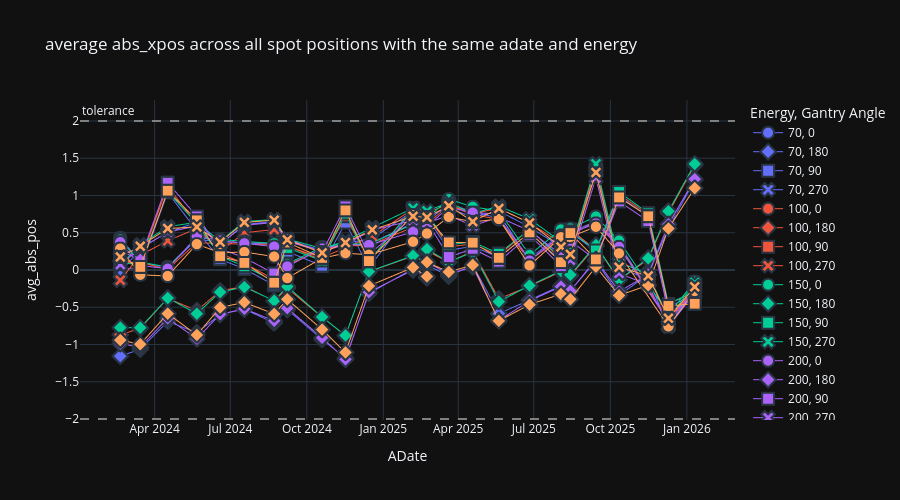

Source (notebook cell):
### Code cell
plotly_ave_spot_position(sub_df, "abs_xpos", "Gantry 1", "XRV-3000",  24)

### Figure 1 — Plotly figure (JSON) as saved in the notebook; plotly's stock layout.template omitted (floating-point values rounded to 4 significant figures; data arrays with more than 128 entries replaced by an {"elided": "..."} marker saying what was removed)
{"data": [{"hovertemplate": "Energy=70<br>Gantry Angle=0<br>ADate=%{x}<br>avg_abs_pos=%{y}<extra></extra>", "legendgroup": "70, 0", "marker": {"color": "#636efa", "symbol": "circle", "line": {"width": 2}, "size": 12}, "mode": "markers+lines", "name": "70, 0", "showlegend": true, "x": {"elided": "207 str values"}, "xaxis": "x", "y": {"elided": "207 float values"}, "yaxis": "y", "type": "scattergl", "line": {"width": 1}}, {"hovertemplate": "Energy=70<br>Gantry Angle=180<br>ADate=%{x}<br>avg_abs_pos=%{y}<extra></extra>", "legendgroup": "70, 180", "marker": {"color": "#636efa", "symbol": "diamond", "line": {"width": 2}, "size": 12}, "mode": "markers+lines", "name": "70, 180", "showlegend": true, "x": {"elided": "225 str values"}, "xaxis": "x", "y": {"elided": "225 float values"}, "yaxis": "y", "type": "scattergl", "line": {"width": 1}}, {"hovertemplate": "Energy=70<br>Gantry Angle=90<br>ADate=%{x}<br>avg_abs_pos=%{y}<extra></extra>", "legendgroup": "70, 90", "marker": {"color": "#636efa", "symbol": "square", "line": {"width": 2}, "size": 12}, "mode": "markers+lines", "name": "70, 90", "showlegend": true, "x": {"elided": "216 str values"}, "xaxis": "x", "y": {"elided": "216 float values"}, "yaxis": "y", "type": "scattergl", "line": {"width": 1}}, {"hovertemplate": "Energy=70<br>Gantry Angle=270<br>ADate=%{x}<br>avg_abs_pos=%{y}<extra></extra>", "legendgroup": "70, 270", "marker": {"color": "#636efa", "symbol": "x", "line": {"width": 2}, "size": 12}, "mode": "markers+lines", "name": "70, 270", "showlegend": true, "x": {"elided": "216 str values"}, "xaxis": "x", "y": {"elided": "216 float values"}, "yaxis": "y", "type": "scattergl", "line": {"width": 1}}, {"hovertemplate": "Energy=100<br>Gantry Angle=0<br>ADate=%{x}<br>avg_abs_pos=%{y}<extra></extra>", "legendgroup": "100, 0", "marker": {"color": "#EF553B", "symbol": "circle", "line": {"width": 2}, "size": 12}, "mode": "markers+lines", "name": "100, 0", "showlegend": true, "x": {"elided": "207 str values"}, "xaxis": "x", "y": {"elided": "207 float values"}, "yaxis": "y", "type": "scattergl", "line": {"width": 1}}, {"hovertemplate": "Energy=100<br>Gantry Angle=180<br>ADate=%{x}<br>avg_abs_pos=%{y}<extra></extra>", "legendgroup": "100, 180", "marker": {"color": "#EF553B", "symbol": "diamond", "line": {"width": 2}, "size": 12}, "mode": "markers+lines", "name": "100, 180", "showlegend": true, "x": {"elided": "225 str values"}, "xaxis": "x", "y": {"elided": "225 float values"}, "yaxis": "y", "type": "scattergl", "line": {"width": 1}}, {"hovertemplate": "Energy=100<br>Gantry Angle=90<br>ADate=%{x}<br>avg_abs_pos=%{y}<extra></extra>", "legendgroup": "100, 90", "marker": {"color": "#EF553B", "symbol": "square", "line": {"width": 2}, "size": 12}, "mode": "markers+lines", "name": "100, 90", "showlegend": true, "x": {"elided": "216 str values"}, "xaxis": "x", "y": {"elided": "216 float values"}, "yaxis": "y", "type": "scattergl", "line": {"width": 1}}, {"hovertemplate": "Energy=100<br>Gantry Angle=270<br>ADate=%{x}<br>avg_abs_pos=%{y}<extra></extra>", "legendgroup": "100, 270", "marker": {"color": "#EF553B", "symbol": "x", "line": {"width": 2}, "size": 12}, "mode": "markers+lines", "name": "100, 270", "showlegend": true, "x": {"elided": "216 str values"}, "xaxis": "x", "y": {"elided": "216 float values"}, "yaxis": "y", "type": "scattergl", "line": {"width": 1}}, {"hovertemplate": "Energy=150<br>Gantry Angle=0<br>ADate=%{x}<br>avg_abs_pos=%{y}<extra></extra>", "legendgroup": "150, 0", "marker": {"color": "#00cc96", "symbol": "circle", "line": {"width": 2}, "size": 12}, "mode": "markers+lines", "name": "150, 0", "showlegend": true, "x": {"elided": "207 str values"}, "xaxis": "x", "y": {"elided": "207 float values"}, "yaxis": "y", "type": "scattergl", "line": {"width": 1}}, {"hovertemplate": "Energy=150<br>Gantry Angle=180<br>ADate=%{x}<br>avg_abs_pos=%{y}<extra></extra>", "legendgroup": "150, 180", "marker": {"color": "#00cc96", "symbol": "diamond", "line": {"width": 2}, "size": 12}, "mode": "markers+lines", "name": "150, 180", "showlegend": true, "x": {"elided": "225 str values"}, "xaxis": "x", "y": {"elided": "225 float values"}, "yaxis": "y", "type": "scattergl", "line": {"width": 1}}, {"hovertemplate": "Energy=150<br>Gantry Angle=90<br>ADate=%{x}<br>avg_abs_pos=%{y}<extra></extra>", "legendgroup": "150, 90", "marker": {"color": "#00cc96", "symbol": "square", "line": {"width": 2}, "size": 12}, "mode": "markers+lines", "name": "150, 90", "showlegend": true, "x": {"elided": "216 str values"}, "xaxis": "x", "y": {"elided": "216 float values"}, "yaxis": "y", "type": "scattergl", "line": {"width": 1}}, {"hovertemplate": "Energy=150<br>Gantry Angle=270<br>ADate=%{x}<br>avg_abs_pos=%{y}<extra></extra>", "legendgroup": "150, 270", "marker": {"color": "#00cc96", "symbol": "x", "line": {"width": 2}, "size": 12}, "mode": "markers+lines", "name": "150, 270", "showlegend": true, "x": {"elided": "216 str values"}, "xaxis": "x", "y": {"elided": "216 float values"}, "yaxis": "y", "type": "scattergl", "line": {"width": 1}}, {"hovertemplate": "Energy=200<br>Gantry Angle=0<br>ADate=%{x}<br>avg_abs_pos=%{y}<extra></extra>", "legendgroup": "200, 0", "marker": {"color": "#ab63fa", "symbol": "circle", "line": {"width": 2}, "size": 12}, "mode": "markers+lines", "name": "200, 0", "showlegend": true, "x": {"elided": "207 str values"}, "xaxis": "x", "y": {"elided": "207 float values"}, "yaxis": "y", "type": "scattergl", "line": {"width": 1}}, {"hovertemplate": "Energy=200<br>Gantry Angle=180<br>ADate=%{x}<br>avg_abs_pos=%{y}<extra></extra>", "legendgroup": "200, 180", "marker": {"color": "#ab63fa", "symbol": "diamond", "line": {"width": 2}, "size": 12}, "mode": "markers+lines", "name": "200, 180", "showlegend": true, "x": {"elided": "225 str values"}, "xaxis": "x", "y": {"elided": "225 float values"}, "yaxis": "y", "type": "scattergl", "line": {"width": 1}}, {"hovertemplate": "Energy=200<br>Gantry Angle=90<br>ADate=%{x}<br>avg_abs_pos=%{y}<extra></extra>", "legendgroup": "200, 90", "marker": {"color": "#ab63fa", "symbol": "square", "line": {"width": 2}, "size": 12}, "mode": "markers+lines", "name": "200, 90", "showlegend": true, "x": {"elided": "216 str values"}, "xaxis": "x", "y": {"elided": "216 float values"}, "yaxis": "y", "type": "scattergl", "line": {"width": 1}}, {"hovertemplate": "Energy=200<br>Gantry Angle=270<br>ADate=%{x}<br>avg_abs_pos=%{y}<extra></extra>", "legendgroup": "200, 270", "marker": {"color": "#ab63fa", "symbol": "x", "line": {"width": 2}, "size": 12}, "mode": "markers+lines", "name": "200, 270", "showlegend": true, "x": {"elided": "216 str values"}, "xaxis": "x", "y": {"elided": "216 float values"}, "yaxis": "y", "type": "scattergl", "line": {"width": 1}}, {"hovertemplate": "Energy=240<br>Gantry Angle=0<br>ADate=%{x}<br>avg_abs_pos=%{y}<extra></extra>", "legendgroup": "240, 0", "marker": {"color": "#FFA15A", "symbol": "circle", "line": {"width": 2}, "size": 12}, "mode": "markers+lines", "name": "240, 0", "showlegend": true, "x": {"elided": "207 str values"}, "xaxis": "x", "y": {"elided": "207 float values"}, "yaxis": "y", "type": "scattergl", "line": {"width": 1}}, {"hovertemplate": "Energy=240<br>Gantry Angle=180<br>ADate=%{x}<br>avg_abs_pos=%{y}<extra></extra>", "legendgroup": "240, 180", "marker": {"color": "#FFA15A", "symbol": "diamond", "line": {"width": 2}, "size": 12}, "mode": "markers+lines", "name": "240, 180", "showlegend": true, "x": {"elided": "225 str values"}, "xaxis": "x", "y": {"elided": "225 float values"}, "yaxis": "y", "type": "scattergl", "line": {"width": 1}}, {"hovertemplate": "Energy=240<br>Gantry Angle=90<br>ADate=%{x}<br>avg_abs_pos=%{y}<extra></extra>", "legendgroup": "240, 90", "marker": {"color": "#FFA15A", "symbol": "square", "line": {"width": 2}, "size": 12}, "mode": "markers+lines", "name": "240, 90", "showlegend": true, "x": {"elided": "216 str values"}, "xaxis": "x", "y": {"elided": "216 float values"}, "yaxis": "y", "type": "scattergl", "line": {"width": 1}}, {"hovertemplate": "Energy=240<br>Gantry Angle=270<br>ADate=%{x}<br>avg_abs_pos=%{y}<extra></extra>", "legendgroup": "240, 270", "marker": {"color": "#FFA15A", "symbol": "x", "line": {"width": 2}, "size": 12}, "mode": "markers+lines", "name": "240, 270", "showlegend": true, "x": {"elided": "216 str values"}, "xaxis": "x", "y": {"elided": "216 float values"}, "yaxis": "y", "type": "scattergl", "line": {"width": 1}}], "layout": {"xaxis": {"anchor": "y", "domain": [0.0, 1.0], "title": {"text": "ADate"}}, "yaxis": {"anchor": "x", "domain": [0.0, 1.0], "title": {"text": "avg_abs_pos"}}, "legend": {"title": {"text": "Energy, Gantry Angle"}, "tracegroupgap": 0}, "title": {"text": "average abs_xpos across all spot positions with the same adate and energy"}, "height": 500, "shapes": [{"line": {"color": "grey", "dash": "dash"}, "type": "line", "x0": 0, "x1": 1, "xref": "x domain", "y0": 2, "y1": 2, "yref": "y"}, {"line": {"color": "grey", "dash": "dash"}, "type": "line", "x0": 0, "x1": 1, "xref": "x domain", "y0": -2, "y1": -2, "yref": "y"}], "annotations": [{"showarrow": false, "text": "tolerance", "x": 0, "xanchor": "left", "xref": "x domain", "y": 2, "yanchor": "bottom", "yref": "y"}]}}
